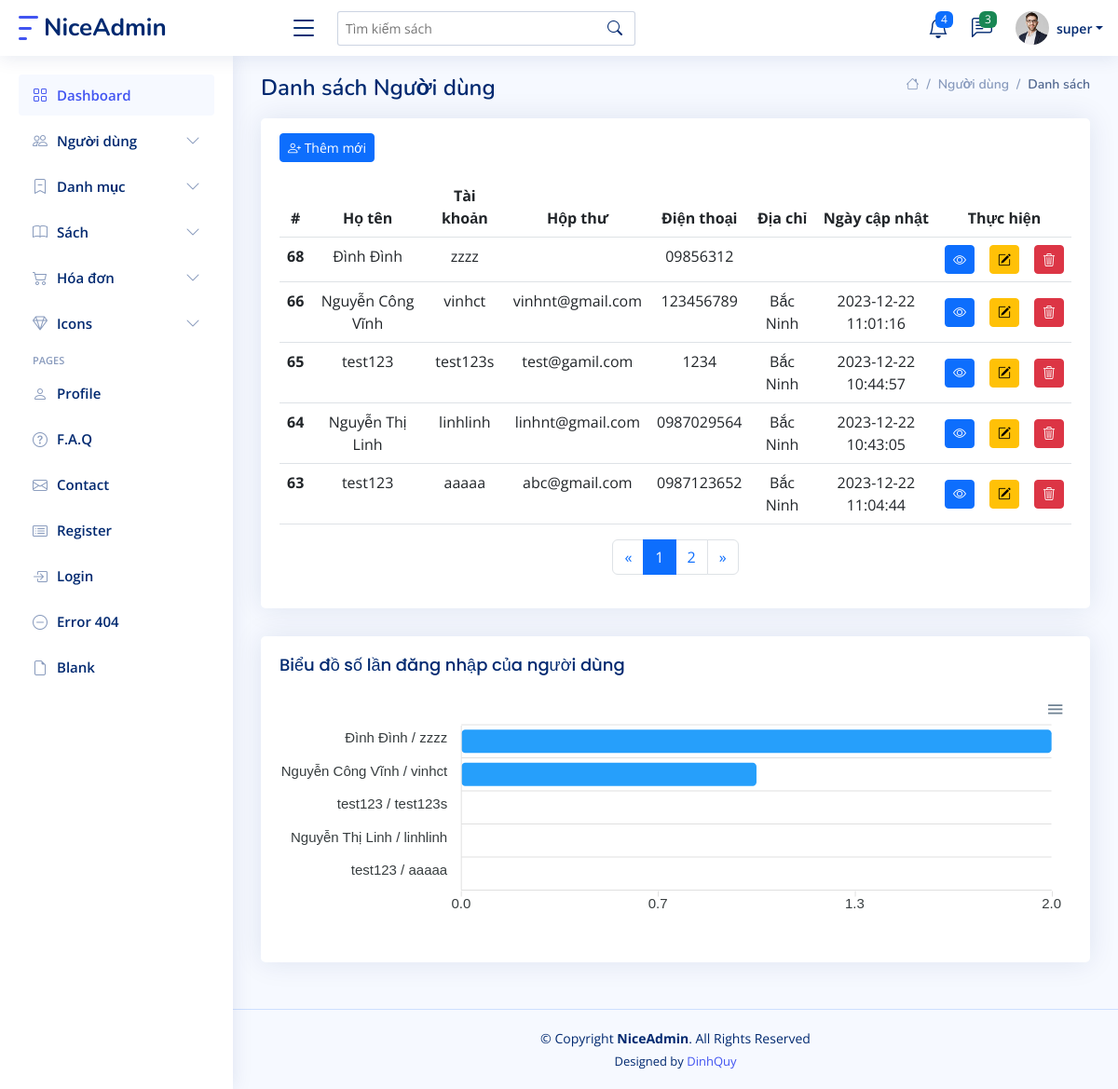
Screenshot of /php/ads/User/index.php (signed in) with the database file from the repository.
### tables this page shows
CREATE TABLE `tbluser` (
  `user_id` int(10) UNSIGNED NOT NULL,
  `user_name` varchar(100) NOT NULL,
  `user_pass` varchar(100) NOT NULL,
  `user_fullname` varchar(45) DEFAULT NULL,
  `user_birthday` varchar(45) DEFAULT NULL,
  `user_phone` varchar(45) DEFAULT NULL,
  `user_email` varchar(100) NOT NULL,
  `user_address` varchar(500) DEFAULT NULL,
  `user_jobarea` varchar(500) DEFAULT NULL,
  `user_job` varchar(500) DEFAULT NULL,
  `user_position` varchar(500) DEFAULT NULL,
  `user_applyyear` varchar(200) DEFAULT NULL COMMENT 'Nam lam viec, hoac la so nam lam viec',
  `user_permission` smallint(5) UNSIGNED DEFAULT NULL,
  `user_notes` text DEFAULT NULL,
  `user_roles` varchar(200) DEFAULT NULL,
  `user_logined` smallint(5) UNSIGNED DEFAULT 0,
  `user_created_date` varchar(45) NOT NULL COMMENT 'Ngay tao',
  `user_last_modified` varchar(45) DEFAULT NULL COMMENT 'Ngay sua',
  `user_last_logined` varchar(45) DEFAULT NULL COMMENT 'Ngay dang nhap',
  `user_parent_id` int(11) NOT NULL COMMENT 'Nguoi tao ra tai khoan',
  `user_actions` tinyint(3) UNSIGNED DEFAULT 0 COMMENT 'Duoc thuc hien nhung cong viec gi (add, edit, del, comment)',
  `user_deleted` tinyint(1) NOT NULL DEFAULT 0 COMMENT 'Nếu deleted =1 là tài khoản được đánh dấu xóa - xóa tương đối. Sẽ ko xuất hiện ở danh sách bình thường'
);

### php/ads/User/UserLibrary.php (the view, shortened to what the rows shown need)
<?php
    require_once('../../objects/UserObjects.php');
    require_once('UserModel.php');
    class UserLibrary{
        public function viewDelUser(UserObject $item) {
            $tmp = "";
            $title = "";
            if($item->getUser_deleted()) {
                $title = "Xóa vĩnh viễn ";
            }else {
                $title = "Xóa tài khoản ";
            }
            $tmp .= "<div class=\"modal fade\" id=\"delUser".$item->getUser_id()."\" tabindex=\"-1\" aria-hidden=\"true\">";
            $tmp .= "<div class=\"modal-dialog\">";
            $tmp .= "<div class=\"modal-content\">";
            $tmp .= "<div class=\"modal-header\">";
            $tmp .= "<h1 class=\"modal-title fs-5\" id=\"DelUserLabel".$item->getUser_id()."\"><i class=\"bi bi-trash3\"></i> ".$title."</h1>";
            $tmp .= "<button type=\"button\" class=\"btn-close\" data-bs-dismiss=\"modal\" aria-label=\"Close\"></button>";
            $tmp .= "</div>";
            $tmp .= "<div class=\"modal-body\">";
            if($item->getUser_deleted()) {
                $tmp .= "Bạn có chắc chắn xóa vĩnh viễn tài khoản <b>".$item->getUser_fullname()." (".$item->getUser_name().")</b>?<br>";
                $tmp .= "Tài khoản không thể phục hồi được nữa.";
            }else {
                $tmp .= "Bạn có chắc chắn xóa tài khoản <b>".$item->getUser_fullname()." (".$item->getUser_name().")</b>?<br>";
                $tmp .= "Hệ thống tạm thời lưu vào thùng rác, có thể phục hồi trong vòng 30 ngày.";
            }
            $tmp .= "</div>";
            $tmp .= "<div class=\"modal-footer\">";
            if($item->getUser_deleted()) {
                $tmp .= "<a href=\"UserDR.php?id=".$item->getUser_id()."&name=".$item->getUser_fullname()."\" class=\"btn btn-danger\"><i class=\"bi bi-trash3\"></i> Xóa vĩnh viễn</a>";
            }else {
                $tmp .= "<a href=\"UserDR.php?iddel=".$item->getUser_id()."&name=".$item->getUser_fullname()."\" class=\"btn btn-danger\"><i class=\"bi bi-trash3\"></i> Xóa</a>";
            }
            $tmp .= "<button type=\"button\" class=\"btn btn-secondary\" data-bs-dismiss=\"modal\"><i class=\"bi bi-x-lg\"></i> Hủy</button>";
            $tmp .= "</div>";
            $tmp .= "</div>";
            $tmp .= "</div>";
            $tmp .= "</div>";
            return $tmp;
        }
        public function viewUsers($items){
            echo "<table class=\"table table-hover\">";
                echo "<thead>";
                    echo "<tr>";
                        echo "<th class=\"text-center\" scope=\"col\">#</th>";
                        echo "<th class=\"text-center\" scope=\"col\">Họ tên</th>";
                        echo "<th class=\"text-center\" scope=\"col\">Tài khoản</th>";
                        echo "<th class=\"text-center\" scope=\"col\">Hộp thư</th>";
                        echo "<th class=\"text-center\" scope=\"col\">Điện thoại</th>";
                        echo "<th class=\"text-center\" scope=\"col\">Địa chỉ</th>";
                        echo "<th class=\"text-center\" scope=\"col\">Ngày cập nhật</th>";
                        echo "<th class=\"text-center\" scope=\"col\" colspan=\"3\">Thực hiện</th>";
                    echo "</tr>";
                echo "</thead>";
                echo "<tbody>";
                        foreach($items as $item) {
                            echo "<tr>";
                                echo "<th class=\"text-center\" scope=\"row\">".$item->getUser_id()."</th>";
                                echo "<td class=\"text-center\">".$item->getUser_fullname()."</td>";
                                echo "<td class=\"text-center\">".$item->getUser_name()."</td>";
                                echo "<td class=\"text-center\">".$item->getUser_email()."</td>";
                                echo "<td class=\"text-center\">".$item->getUser_phone()."</td>";
                                echo "<td class=\"text-center\">".$item->getUser_address()."</td>";
                                echo "<td class=\"text-center\">".$item->getUser_last_modified()."</td>";
                                if($item->getUser_deleted()){
                                    echo "<td class=\"align-middle\"><button type=\"button\" class=\"btn btn-primary btn-sm\" data-bs-toggle=\"modal\" data-bs-target=\"#infoUser".$item->getUser_id()."\"><i class=\"bi bi-eye\"></i></button></td>";
                                    echo $this->viewInfoUser($item);
                                    echo "<td class=\"align-middle\"><button class=\"btn btn-success btn-sm\" data-bs-toggle=\"modal\" data-bs-target=\"#resUser".$item->getUser_id()."\"><i class=\"bi bi-bootstrap-reboot\"></i></button></td>";
                                    echo $this->viewResUser($item);
                                    echo "<td class=\"align-middle\"><button class=\"btn btn-danger btn-sm\" data-bs-toggle=\"modal\" data-bs-target=\"#delUser".$item->getUser_id()."\"><i class=\"bi bi-trash3\"></i></button></td>";
                                    echo $this->viewDelUser($item);
                                }else{
                                    echo "<td class=\"align-middle\"><button type=\"button\" class=\"btn btn-primary btn-sm\" data-bs-toggle=\"modal\" data-bs-target=\"#infoUser".$item->getUser_id()."\"><i class=\"bi bi-eye\"></i></button></td>";
                                    echo "<td class=\"align-middle\"><button class=\"btn btn-warning btn-sm\" data-bs-toggle=\"modal\" data-bs-target=\"#editUser".$item->getUser_id()."\"><i class=\"bi bi-pencil-square\"></i></button></td>";
                                    echo "<td class=\"align-middle\"><button class=\"btn btn-danger btn-sm\" data-bs-toggle=\"modal\" data-bs-target=\"#delUser".$item->getUser_id()."\"><i class=\"bi bi-trash3\"></i></button></td>";
                                }
                            echo "</tr>";
                        }
                echo "</tbody>";
            echo "</table>";
        }
        public function viewInfoUser($item) {
            $tmp = "";
            $permis = "";
            $per = $item->getUser_permission();
            switch ($per) {
            case 1: $permis = "Khách hàng"; break;
            }
            $tmp .= "";
            $tmp .= "<div class=\"modal fade\" id=\"infoUser".$item->getUser_id()."\" tabindex=\"-1\" aria-labelledby=\"infoUserLabel\" aria-hidden=\"true\">";
              $tmp .= "<div class=\"modal-dialog modal-lg\">";
                $tmp .= "<div class=\"modal-content\">";
                  $tmp .= "<div class=\"modal-header\">";
                    $tmp .= "<h1 class=\"modal-title fs-5\" id=\"infoUserLabel\"><i class=\"bi bi-person-vcard\"></i> Thông tin tài khoản <b>".$item->getUser_fullname(). " / " . $item->getUser_name() ."</b></h1>";
                    $tmp .= "<button type=\"button\" class=\"btn-close\" data-bs-dismiss=\"modal\" aria-label=\"Close\"></button>";
                  $tmp .= "</div>";
                  $tmp .= "<div class=\"modal-body\">";
                    $tmp .= "<div class=\"row mb-3\">";
                    $tmp .= "<div class=\"col-lg-6\">";
                    $tmp .= "<label for=\"user-name\" class=\"form-label\">Tên tài khoản</label>";
                    $tmp .= "<input type=\"text\" class=\"form-control\" id=\"user-name".$item->getUser_id()."\" name=\"txtUserName\" value=\"".$item->getUser_name()."\" disabled readonly>";
                    $tmp .= "</div>";
                    $tmp .= "<div class=\"col-lg-6\">";
                    $tmp .= "<label for=\"full-name\" class=\"form-label\">Họ tên</label>";
                    $tmp .= "<input type=\"text\" class=\"form-control\" id=\"full-name\" name=\"txtFullName\" value=\"".$item->getUser_fullname()."\"disabled readonly>";
                    $tmp .= "</div>";
                    $tmp .= "</div>";
                    $tmp .= "<div class=\"row mb-3\">";
                    $tmp .= "<div class=\"col-lg-6\">";
                    $tmp .= "<label for=\"email-address\" class=\"form-label\">Hộp thư</label>";
                    $tmp .= "<input type=\"text\" class=\"form-control\" id=\"email-address\" required name=\"txtEmailAddress\" value=\"".$item->getUser_email()."\" disabled readonly>";
                    $tmp .= "</div>";
                    $tmp .= "<div class=\"col-lg-6\">";
                    $tmp .= "<label for=\"phone-number\" class=\"form-label\">Điện thoại</label>";
                    $tmp .= "<input type=\"text\" class=\"form-control\" id=\"phone-number\" required name=\"txtPhoneNumber\" value=\"".$item->getUser_phone()."\" disabled readonly>";
                    $tmp .= "</div>";
                    $tmp .= "</div>";
                    $tmp .= "<div class=\"row mb-3\">";
                    $tmp .= "<div class=\"col-lg-6\">";
                    $tmp .= "<label for=\"user-permission\" class=\"form-label\">Quyền thực thi</label>";
                    $tmp .= "<input type=\"text\" class=\"form-control\" id=\"user-permis\" required name=\"txtPermis\" value=\"".$permis."\" disabled readonly>";
                    $tmp .= "</div>";
                    $tmp .= "</div>";
                  $tmp .= "</div>";
                  $tmp .= "<div class=\"modal-footer\">";
                  if($item->getUser_deleted()) {
                    $tmp .= "<button class=\"btn btn-success\" data-bs-toggle=\"modal\" data-bs-target=\"#resUser".$item->getUser_id()."\"><i class=\"bi bi-bootstrap-reboot\"></i> Khôi phục</button>";
                      $tmp .= "<button type=\"button\" class=\"btn btn-secondary\" data-bs-dismiss=\"modal\"><i class=\"bi bi-x-lg\"></i> Thoát</button>";
                  }else {
                      $tmp .= "<button class=\"btn btn-primary\" data-bs-toggle=\"modal\" data-bs-target=\"#editUser".$item->getUser_id()."\"><i class=\"bi bi-person-gear\"></i> Chỉnh sửa</button>";
                      $tmp .= "<button type=\"button\" class=\"btn btn-secondary\" data-bs-dismiss=\"modal\"><i class=\"bi bi-x-lg\"></i> Thoát</button>";
                  }
                  $tmp .= "</div>";
                $tmp .= "</div>";
              $tmp .= "</div>";
            $tmp .= "</div>";
            return $tmp;
        }
        public function getPagination($url, $total, $page, $totalperpage) {
            $tmp = "";
            $pages = (int) ($total / $totalperpage);
            $tmp .= "<nav aria-label=\"...\">";
            $tmp .= "<ul class=\"pagination justify-content-center\">";
            if ($page == 1) {
                $tmp .= "<li class=\"page-item\"><a class=\"page-link\" href=\"#\" tabindex=\"-1\" aria-disabled=\"true\" disabled=\"disabled\"><span aria-hidden=\"true\">&laquo;</span></a></li>";
            } else {
                $tmp .= "<li class=\"page-item\"><a class=\"page-link\" href=\"" . $url . "page=" . ($page - 1) . "\" tabindex=\"-1\" aria-disabled=\"true\"><span aria-hidden=\"true\">&laquo;</span></a></li>";
            }
            $leftcurrent = "";
            $tmp .= $leftcurrent;
            $tmp .= "<li class=\"page-item\"><a class=\"page-link active\" href=\"#\">" . $page . "</a></li>";
            $rightcurrent = "";
            $tmp .= $rightcurrent;
            if ($page == $pages - 1) {
                $tmp .= "<li class=\"page-item\"><a class=\"page-link\" href=\"" . $url . "page=" . ($page + 1) . "\">".$pages . "</a>";
                $tmp .= "<li class=\"page-item\"><a class=\"page-link\" href=\"" . $url . "page=" . ($page + 1) . "\" tabindex=\"-1\" aria-disabled=\"true\"><span aria-hidden=\"true\">&raquo;</span></a></li>";
            }
            $tmp .= "</div>";
            $tmp .= "</div>";
            return $tmp;
        }
    }
?>

### rows the page displays
tbluser: user_id "68", user_fullname "Đình Đình", user_name "zzzz", user_phone "09856312"
tbluser: user_id "66", user_fullname "Nguyễn Công Vĩnh", user_name "vinhct", user_email "vinhnt@gmail.com", user_phone "123456789", user_address "Bắc Ninh", user_last_modified "2023-12-22 11:01:16"
tbluser: user_id "65", user_fullname "test123", user_name "test123s", user_email "test@gamil.com", user_phone "1234", user_address "Bắc Ninh", user_last_modified "2023-12-22 10:44:57"
tbluser: user_id "64", user_fullname "Nguyễn Thị Linh", user_name "linhlinh", user_email "linhnt@gmail.com", user_phone "0987029564", user_address "Bắc Ninh", user_last_modified "2023-12-22 10:43:05"
tbluser: user_id "63", user_fullname "test123", user_name "aaaaa", user_email "abc@gmail.com", user_phone "0987123652", user_address "Bắc Ninh", user_last_modified "2023-12-22 11:04:44"

### other values shown
$_SESSION['name'] "super"
$page "1"
$pages "2"
